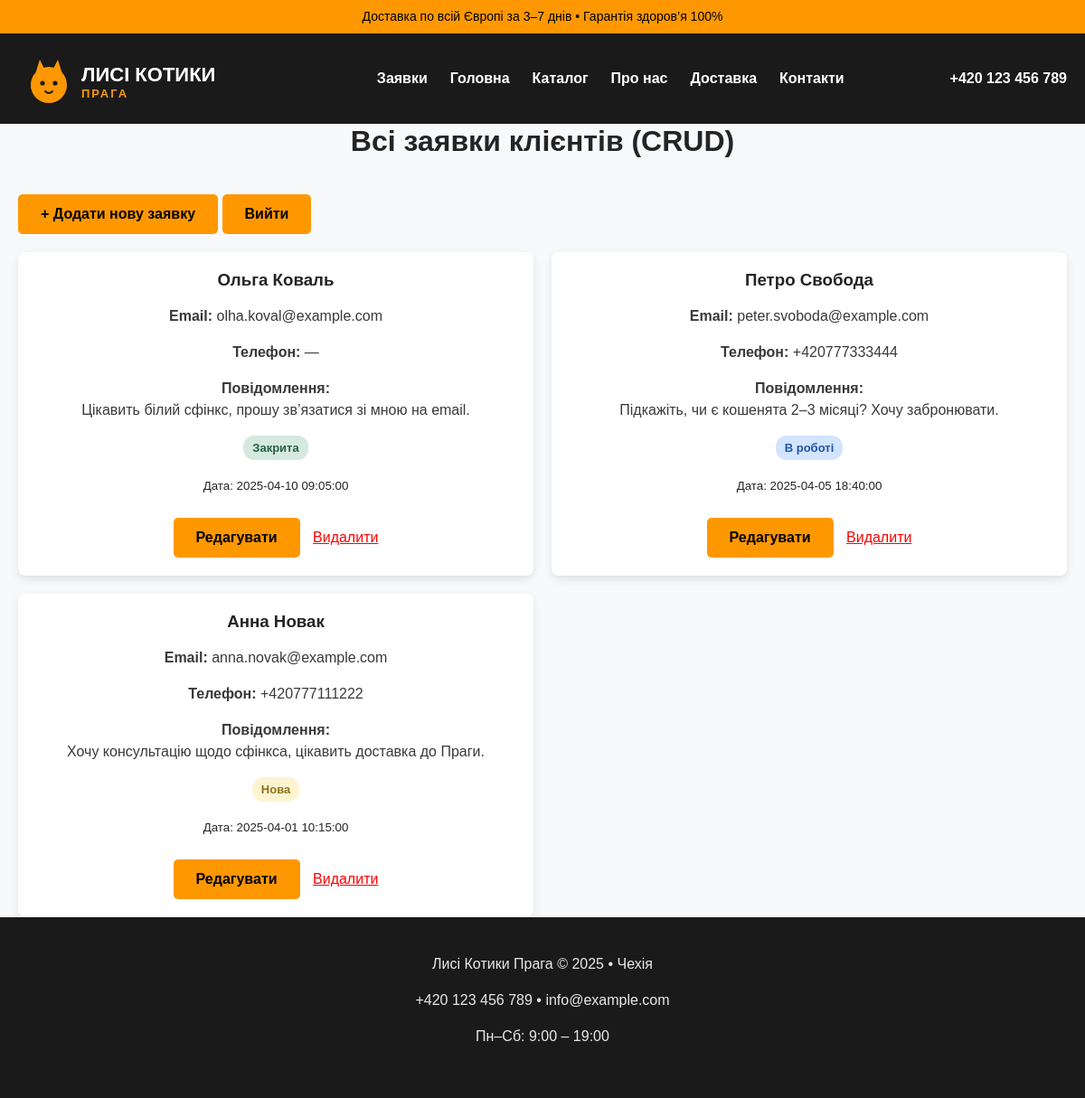
Page /requests.php (signed in) on the committed database.
### tables this page shows
CREATE TABLE IF NOT EXISTS requests (
    id INT UNSIGNED AUTO_INCREMENT PRIMARY KEY,
    name VARCHAR(100) NOT NULL,
    email VARCHAR(150) NOT NULL,
    phone VARCHAR(20) NULL,
    age VARCHAR(20) NULL,
    color VARCHAR(50) NULL,
    message TEXT NOT NULL,
    consent TINYINT(1) NOT NULL DEFAULT 0,
    status VARCHAR(20) NOT NULL DEFAULT 'new',
    created_at DATETIME NOT NULL DEFAULT CURRENT_TIMESTAMP
);

### src/RequestRepository.php (called while the page is built, shortened)
<?php
final class RequestRepository
{
    public function all(?string $status = null, int $limit = 20, int $offset = 0): array
    {
        $sql = 'SELECT * FROM requests';
        $params = [];
        $sql .= ' ORDER BY id DESC LIMIT ? OFFSET ?';
        $stmt = $this->pdo->prepare($sql);
        $position = 1;
        $stmt->bindValue($position++, $limit, PDO::PARAM_INT);
        $stmt->bindValue($position++, $offset, PDO::PARAM_INT);
        $stmt->execute();
        return array_map(
            static fn (array $row): RequestRecord => RequestRecord::fromRow($row),
            $stmt->fetchAll(PDO::FETCH_ASSOC)
        );
    }
}

### src/RequestRecord.php (called while the page is built, shortened)
<?php
final class RequestRecord
{
    public static function fromRow(array $row): self
    {
        return new self(
            id: (int) $row['id'],
            name: (string) $row['name'],
            email: (string) $row['email'],
            phone: $row['phone'] !== null ? (string) $row['phone'] : null,
            age: $row['age'] !== null ? (string) $row['age'] : null,
            color: $row['color'] !== null ? (string) $row['color'] : null,
            message: (string) $row['message'],
            consent: (bool) $row['consent'],
            status: (string) ($row['status'] ?? RequestStatus::NEW),
            createdAt: (string) $row['created_at'],
        );
    }
}

### src/RequestStatus.php (called while the page is built, shortened)
<?php
final class RequestStatus
{
    public static function ukrainianLabel(string $status): string
    {
        return match ($status) {
            self::NEW => 'Нова',
            self::IN_PROGRESS => 'В роботі',
            self::CLOSED => 'Закрита',
            default => $status,
        };
    }
}

### requests.php (the view, shortened to what this page needs)
<?php
include 'includes/header.php';
$repo = new RequestRepository($pdo);
$requests = $repo->all();
?>
<h2 class="section-title">Всі заявки клієнтів (CRUD)</h2>
<a href="create_request.php" class="button">+ Додати нову заявку</a>
<a href="logout.php" class="button">Вийти</a>
<?php if (count($requests) > 0): ?>
    <div class="requests-grid">
        <?php foreach ($requests as $r): ?>
            <div class="card">
                <h3><?= htmlspecialchars($r->name) ?></h3>
                <p><strong>Email:</strong> <?= htmlspecialchars($r->email) ?></p>
                <p><strong>Телефон:</strong> <?= htmlspecialchars($r->phone ?? '—') ?></p>
                <p><strong>Повідомлення:</strong><br><?= nl2br(htmlspecialchars($r->message)) ?></p>
                <p><span class="status-badge status-<?= htmlspecialchars($r->status) ?>"><?= htmlspecialchars(RequestStatus::ukrainianLabel($r->status)) ?></span></p>
                <small>Дата: <?= htmlspecialchars($r->createdAt) ?></small><br><br>
                <a href="edit_request.php?id=<?= $r->id ?>" class="button">Редагувати</a>
                <form method="POST" action="delete_request.php" style="display:inline"
                      onsubmit="return confirm('Ви дійсно хочете видалити цю заявку?')">
                    <button type="submit" class="delete-link">Видалити</button>
                </form>
            </div>
        <?php endforeach; ?>
    </div>
<?php else: ?>
    <p>Поки немає жодної заявки.</p>
<?php endif; ?>
<?php include 'includes/footer.php'; ?>

### assets/css/style.css (style rules this page uses)
* { box-sizing: border-box; }
body { margin: 0; font-family: Arial, sans-serif; line-height: 1.5; color: #242424; background: #f8f9fa; }
h1, h2, h3 { margin: 0 0 16px; line-height: 1.2; font-weight: bold; }
p { margin: 0 0 16px; opacity: 0.9; }
.section-title { text-align: center; margin-bottom: 40px; font-size: 32px; }
.button { background: #ff9800; color: #000; padding: 10px 25px; text-decoration: none; font-weight: bold; border-radius: 5px; white-space: nowrap; display: inline-block; }
.card, .cat-card, .service-card, .benefit-card, .step { background: white; border-radius: 8px; padding: 20px; box-shadow: 0 4px 10px rgba(0,0,0,0.1); text-align: center; }
form { max-width: 520px; margin: 0 auto; }
form { max-width: 100%; }
@media (min-width: 768px) { form { max-width: 520px; } }
.requests-grid { display: grid; grid-template-columns: repeat(auto-fit, minmax(380px, 1fr)); gap: 20px; margin-top: 20px; }
.delete-link { color: red; margin-left: 10px; background: none; border: none; padding: 0; font: inherit; cursor: pointer; text-decoration: underline; }
.status-badge { display: inline-block; padding: 4px 10px; border-radius: 12px; font-size: 13px; font-weight: bold; white-space: nowrap; }
.status-new { background: #fff3cd; color: #856404; }
.status-in_progress { background: #cfe2ff; color: #084298; }
.status-closed { background: #d1e7dd; color: #0f5132; }

### rows in the picture
requests: name "Ольга Коваль", email "olha.koval@example.com", phone "—", message "Цікавить білий сфінкс, прошу зв’язатися зі мною на email.", status "Закрита", created_at "2025-04-10 09:05:00"
requests: name "Петро Свобода", email "peter.svoboda@example.com", phone "+420777333444", message "Підкажіть, чи є кошенята 2–3 місяці? Хочу забронювати.", status "В роботі", created_at "2025-04-05 18:40:00"
requests: name "Анна Новак", email "anna.novak@example.com", phone "+420777111222", message "Хочу консультацію щодо сфінкса, цікавить доставка до Праги.", status "Нова", created_at "2025-04-01 10:15:00"
